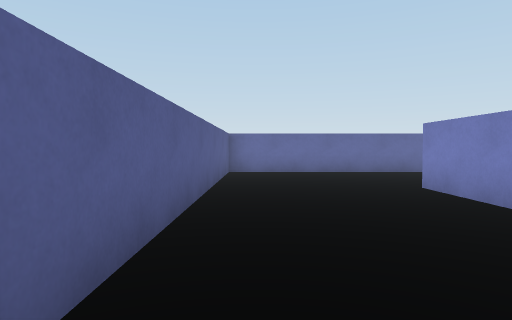
[1] (above)

24 first-person views from a walk through a Unity game level. The camera is 0.7 m above the floor, tilts 2° down and sees 75° across. The floor is counted in squares, 1 m on a side. Each view is taken from the middle of a square. On the plan, view 1 faces up. The plan holds only what a view shows up to about 10 squares ahead; the rest is blank. The place goes on beyond the plan. Surface patterns are stand-ins for the level's own textures.

[2]
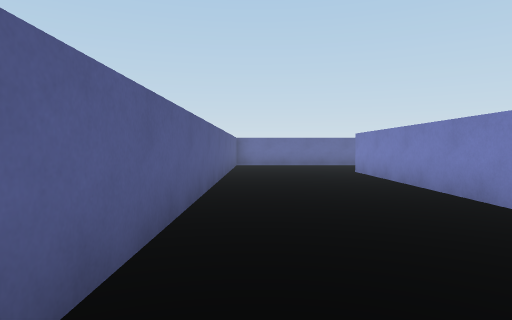

[3]
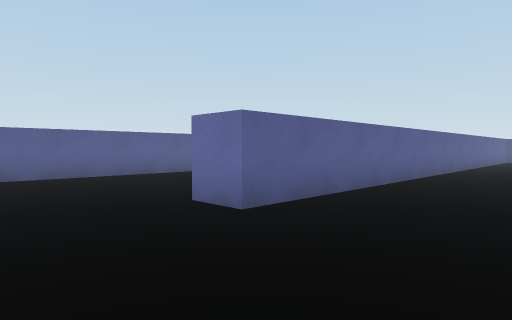

[4]
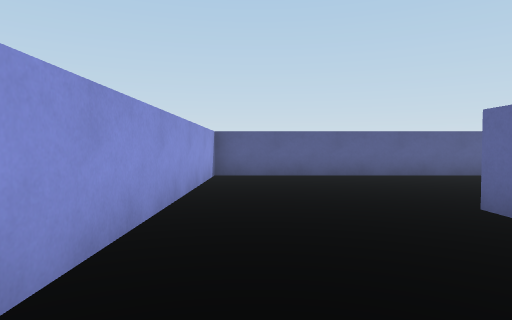

[5]
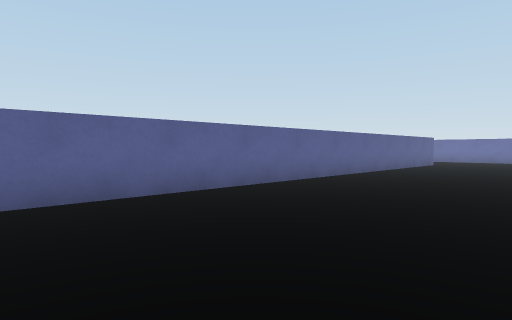

[6]
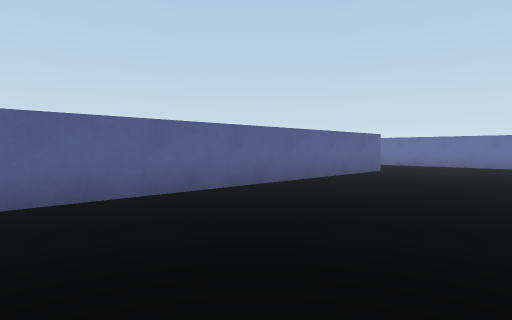

[7]
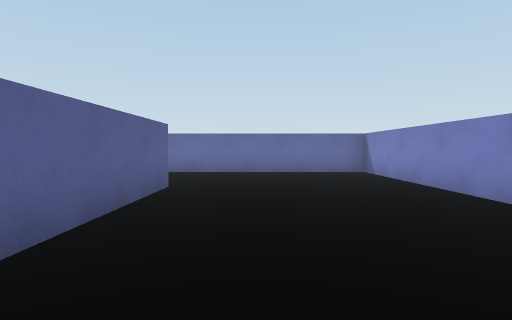

[8]
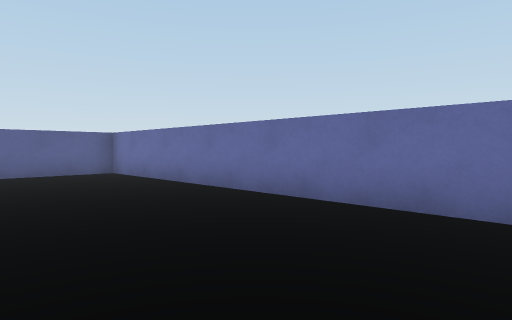

[9]
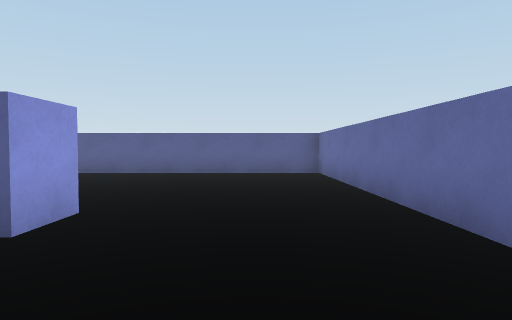

[10]
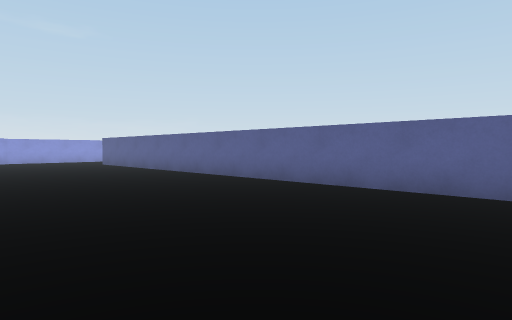

[11]
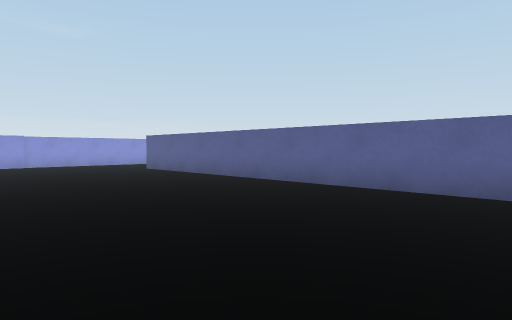

[12]
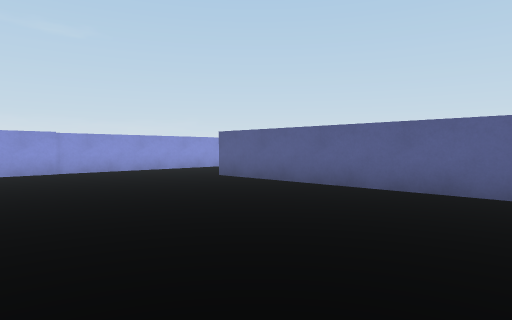

[13]
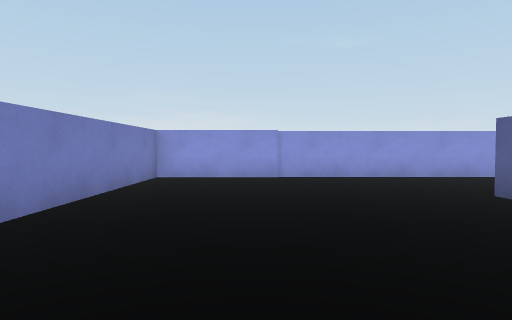

[14]
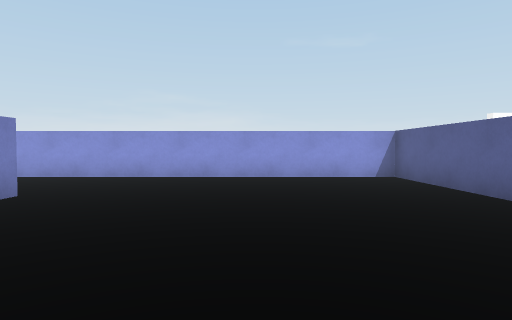

[15]
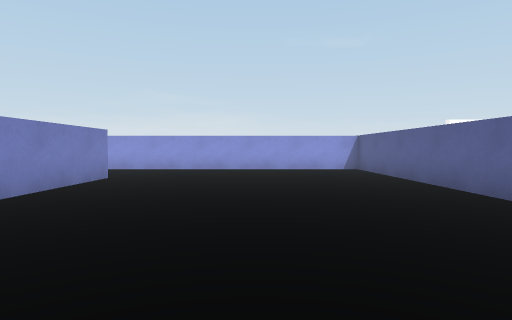

[16]
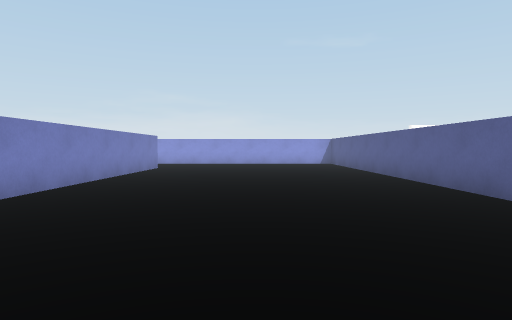

[17]
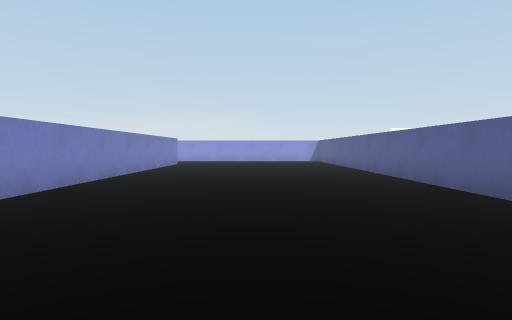

[18]
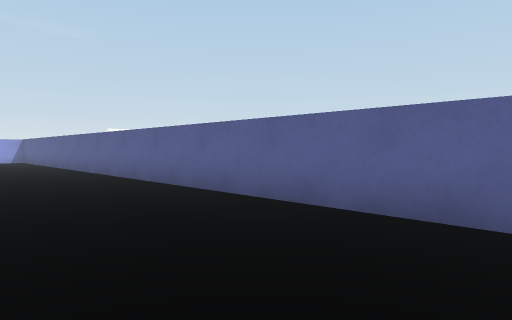

[19]
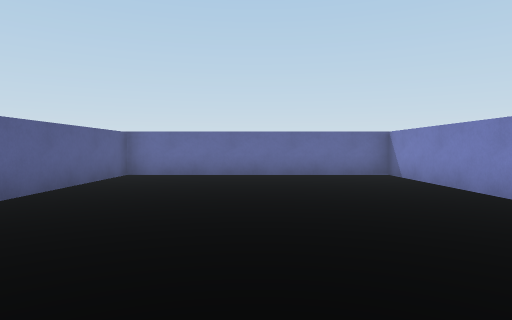

[20]
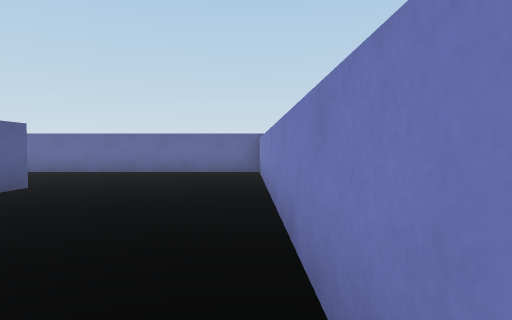

[21]
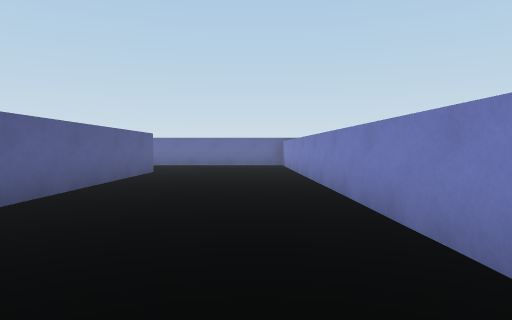

[22]
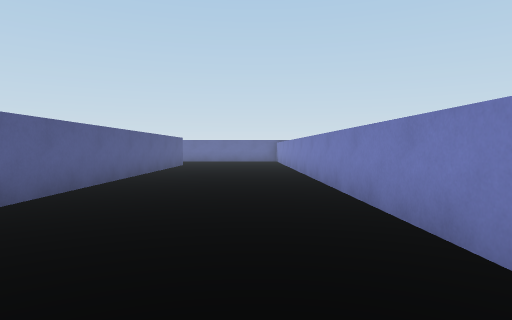

[23]
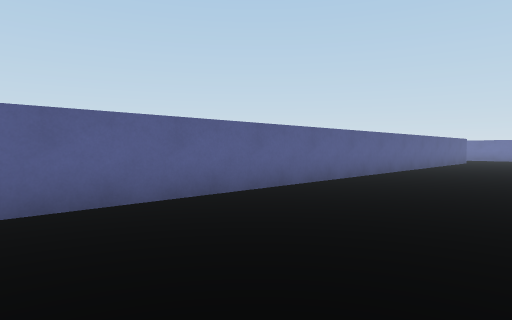

[24]
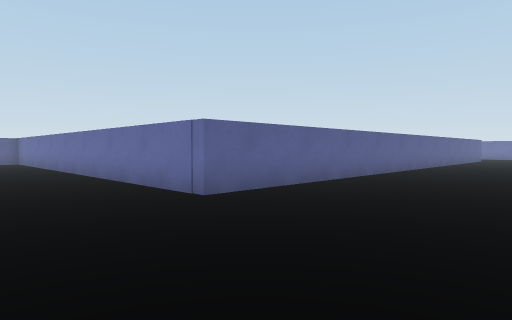

### Floor plan
Points are (right, up) in squares from view 1. A wall is a line through its corners. A room is listed if a view was taken in it or the views show most of it. See-through windows are left out.
Room 1 (views 1, 2, 3, 4, 5, 6, 7, 8, 9, 10, 11, 12, 13, 14, 15, 16, 17, 18, 19, 20, 21, 22, 23, 24)
walls: (-1.8, 4.1) (-1.8, 9.8) (-13.5, 9.8) (-13.5, -8); (-7.6, 6.1) (-6.6, 6.1) (-6.6, -11.1) (0.8, -11.1); (3, -0.2) (3, 6); (-14.5, -8) (-14.5, 2.5); (-14.5, 5.5) (-14.5, 9.8) (-21.4, 9.8) (-21.4, -11.1) (-7.6, -11.1) (-7.6, -6); (4, 6) (4, -12.1) (-3.2, -12.1); (8.5, -6.2) (8.1, 9.3); (8.1, 9.8) (-0.8, 9.8) (-0.8, -7.4) (-1.9, -7.4)

Where each view was taken, in squares from view 1:
view 1: 0 up, 0 right, facing up
view 2: 4 down, 0 right, facing up
view 3: 10 down, 2 right, facing up-left
view 4: 10 down, 2 right, facing left
view 5: 9 down, 2 left, facing up-left
view 6: 4 down, 2 left, facing up-left
view 7: 0 up, 5 left, facing up
view 8: 6 up, 4 left, facing up-left
view 9: 8 up, 4 left, facing left
view 10: 7 up, 8 left, facing down-left
view 11: 3 up, 8 left, facing down-left
view 12: 1 down, 8 left, facing down-left
view 13: 3 down, 10 left, facing down
view 14: 3 down, 18 left, facing down
view 15: 0 up, 18 left, facing down
view 16: 4 up, 18 left, facing down
view 17: 7 up, 18 left, facing down
view 18: 8 up, 18 left, facing down-left
view 19: 1 up, 18 left, facing up
view 20: 0 up, 8 right, facing up
view 21: 4 down, 7 right, facing up
view 22: 8 down, 7 right, facing up
view 23: 12 down, 8 right, facing up-left
view 24: 15 down, 8 right, facing up-left
